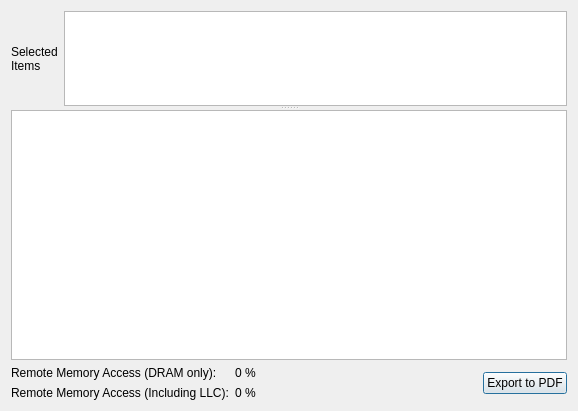
<?xml version="1.0" encoding="UTF-8"?>
<ui version="4.0">
 <class>MemoryLevelWindow</class>
 <widget class="QDialog" name="MemoryLevelWindow">
  <property name="geometry">
   <rect>
    <x>0</x>
    <y>0</y>
    <width>578</width>
    <height>411</height>
   </rect>
  </property>
  <property name="windowTitle">
   <string>Cache and Memory</string>
  </property>
  <layout class="QVBoxLayout" name="verticalLayout">
   <item>
    <widget class="QSplitter" name="splitter">
     <property name="orientation">
      <enum>Qt::Vertical</enum>
     </property>
     <widget class="QWidget" name="horizontalLayoutWidget">
      <layout class="QHBoxLayout" name="horizontalLayout" stretch="0,2">
       <item>
        <widget class="QLabel" name="label">
         <property name="text">
          <string>Selected
Items</string>
         </property>
        </widget>
       </item>
       <item>
        <widget class="QListWidget" name="selectedItemsListWidget">
         <property name="sizePolicy">
          <sizepolicy hsizetype="Expanding" vsizetype="Expanding">
           <horstretch>0</horstretch>
           <verstretch>1</verstretch>
          </sizepolicy>
         </property>
         <property name="baseSize">
          <size>
           <width>0</width>
           <height>0</height>
          </size>
         </property>
         <property name="editTriggers">
          <set>QAbstractItemView::NoEditTriggers</set>
         </property>
        </widget>
       </item>
      </layout>
     </widget>
     <widget class="QTableView" name="memoryLevelTableView">
      <property name="sizePolicy">
       <sizepolicy hsizetype="Expanding" vsizetype="MinimumExpanding">
        <horstretch>0</horstretch>
        <verstretch>2</verstretch>
       </sizepolicy>
      </property>
      <property name="minimumSize">
       <size>
        <width>0</width>
        <height>250</height>
       </size>
      </property>
      <property name="baseSize">
       <size>
        <width>0</width>
        <height>0</height>
       </size>
      </property>
      <property name="editTriggers">
       <set>QAbstractItemView::NoEditTriggers</set>
      </property>
      <property name="selectionBehavior">
       <enum>QAbstractItemView::SelectRows</enum>
      </property>
      <attribute name="verticalHeaderVisible">
       <bool>false</bool>
      </attribute>
     </widget>
    </widget>
   </item>
   <item>
    <layout class="QHBoxLayout" name="horizontalLayout_2">
     <item>
      <layout class="QFormLayout" name="formLayout">
       <item row="0" column="0">
        <widget class="QLabel" name="label_3">
         <property name="sizePolicy">
          <sizepolicy hsizetype="Preferred" vsizetype="Preferred">
           <horstretch>0</horstretch>
           <verstretch>0</verstretch>
          </sizepolicy>
         </property>
         <property name="text">
          <string>&lt;html&gt;&lt;head/&gt;&lt;body&gt;&lt;p&gt;Remote Memory Access (DRAM only):&lt;/p&gt;&lt;/body&gt;&lt;/html&gt;</string>
         </property>
        </widget>
       </item>
       <item row="0" column="1">
        <widget class="QLabel" name="remoteAccessNumberLabel">
         <property name="sizePolicy">
          <sizepolicy hsizetype="Expanding" vsizetype="Preferred">
           <horstretch>0</horstretch>
           <verstretch>0</verstretch>
          </sizepolicy>
         </property>
         <property name="text">
          <string>0 %</string>
         </property>
        </widget>
       </item>
       <item row="1" column="0">
        <widget class="QLabel" name="label_2">
         <property name="text">
          <string>Remote Memory Access (Including LLC):</string>
         </property>
        </widget>
       </item>
       <item row="1" column="1">
        <widget class="QLabel" name="remoteAccessInclCacheNumberLabel">
         <property name="text">
          <string>0 %</string>
         </property>
        </widget>
       </item>
      </layout>
     </item>
     <item>
      <widget class="QPushButton" name="exportToPdfPushButton">
       <property name="text">
        <string>Export to PDF</string>
       </property>
      </widget>
     </item>
    </layout>
   </item>
  </layout>
 </widget>
 <resources/>
 <connections/>
</ui>
